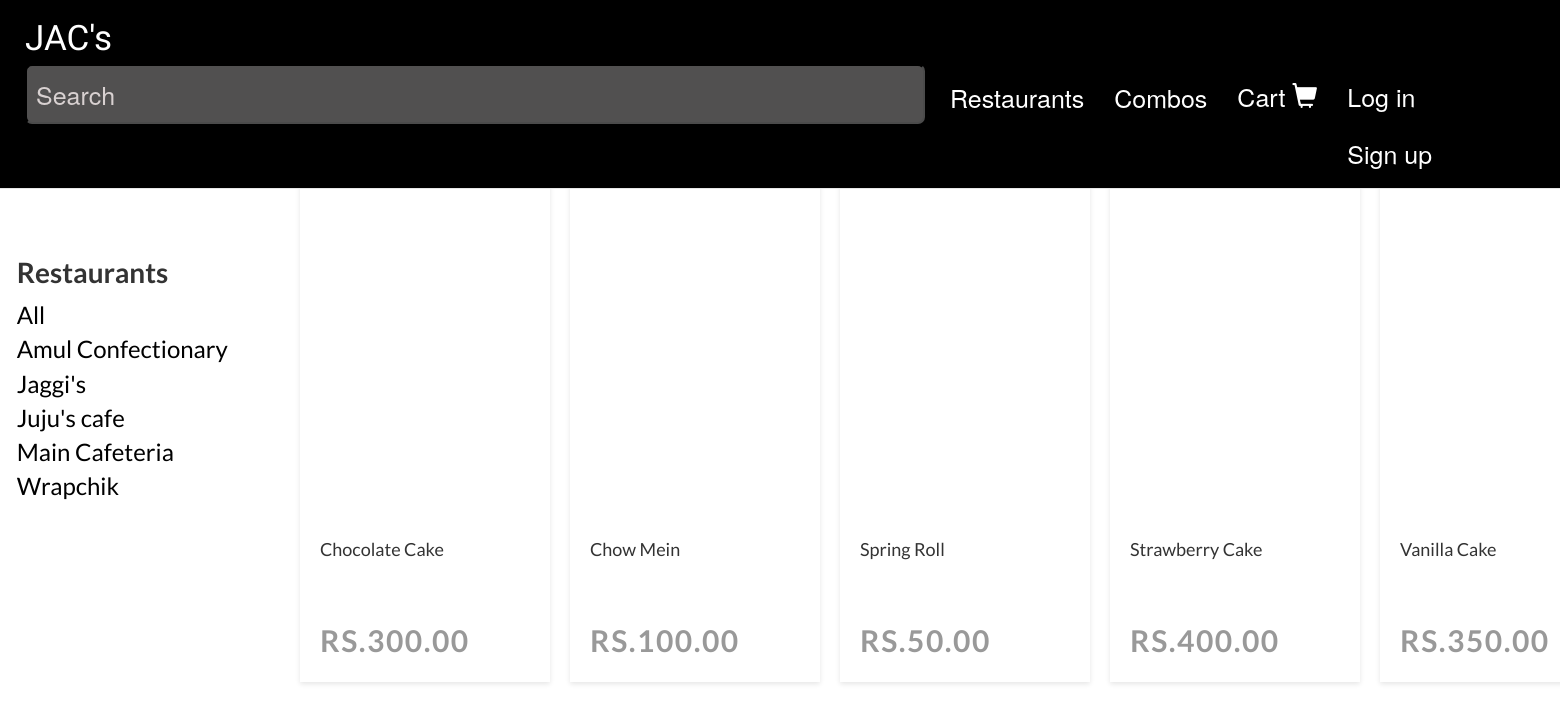
Page /list/ on the committed database.
### shops/models.py (models this page shows, shortened)
class Product(models.Model):
    category = models.ForeignKey(Category, related_name='products', on_delete=models.CASCADE)
    name = models.CharField(max_length=100, db_index=True)
    slug = models.SlugField(max_length=100, db_index=True)
    description = models.TextField(blank=True)
    price = models.DecimalField(max_digits=10, decimal_places=2)
    available = models.BooleanField(default=True)
    stock = models.PositiveIntegerField()
    created_at = models.DateTimeField(auto_now_add=True)
    updated_at = models.DateTimeField(auto_now=True)
    image = models.ImageField(upload_to='products/%Y/%m/%d', blank=True)
    no_of_views = models.IntegerField(default=0)
    class Meta:
        ordering = ('name', )
        index_together = (('id', 'slug'),)
    def get_absolute_url(self):
        return reverse('shop:product_detail', args=[self.id, self.slug])

class Category(models.Model):
    name = models.CharField(max_length=150, db_index=True)
    slug = models.SlugField(max_length=150, unique=True ,db_index=True)
    created_at = models.DateTimeField(auto_now_add=True)
    updated_at = models.DateTimeField(auto_now=True)
    class Meta:
        ordering = ('name', )
        verbose_name = 'category'
        verbose_name_plural = 'categories'
    def get_absolute_url(self):
        return reverse('shop:product_list_by_category', args=[self.slug])

### shops/views.py (the view)
# urls.py: path('list/',views.product_list,name='product_list'),
def product_list(request, category_slug=None):
    category = None
    categories = Category.objects.all()
    products = Product.objects.filter(available=True)
    if category_slug:
        category = get_object_or_404(Category, slug=category_slug)
        products = Product.objects.filter(category=category)
    search_term = ''
    if 'search' in request.GET:
        products = Product.objects.all()
        products = products.filter(Q(name__icontains=search_term)| Q(category__name__icontains=search_term)| Q(description__icontains=search_term))
        search_term = request.GET['search']
        if 'pop' in request.GET:
            products = products.order_by('-no_of_views')
        if 'priceasc' in request.GET:
            products = products.order_by('price')
        if 'pricedesc' in request.GET:
            products = products.order_by('-price')
        context={
            'products': products,
            'search_term': search_term
        }
        return render(request, 'product-list.html', context)
    else:
        if 'pop' in request.GET:
            products= products.order_by('-no_of_views')
        if 'priceasc' in request.GET:
            products = products.order_by('price')
        if 'pricedesc' in request.GET:
            products = products.order_by('-price')
        context = {
            'category': category,
            'categories': categories,
            'products': products,
        }
        return render(request, 'product-list.html', context)

### cart/context_processors.py (called while the page is built)
def cart(request):
    return {'cart': Cart(request)}

### shops/templates/product-list.html (shortened to what this page needs)
{% extends 'base.html' %}
{% load static %}
{% block content %}
<head>
<link rel="stylesheet" href="https://maxcdn.bootstrapcdn.com/bootstrap/3.4.0/css/bootstrap.min.css">
 <link rel="stylesheet" href="{% static 'shops/css/productlistcss.css'%}">
</head>
<br/><br/><br/><br/><br/><br/>
<div class="filters">
<ul style="margin-left: 260px;font-size: 20px; color: black; font-family:lato;">
   <a href="?pop=True"> <li style="display: inline;font-size: 20px; color: black; font-family:lato;">Popularity</li></a>|
   <a href="?priceasc=True"> <li style="display: inline;font-size: 20px;color: black; font-family:lato;">Price-Low To High</li></a>|
   <a href="?pricedesc=True"><li style="display: inline;font-size: 20px;color: black;font-family:lato;">Price-High To Low</li></a>
</ul>
<div style="margin-top:-20px;">
</div>
</div>
{% if products %}
 <div class="band card product-details" style="margin-left: 300px; width: 300px; text-decoration: none;">
  {% for product in products %}
  <div class="item-3">
    <a class="card1" href="{{product.get_absolute_url}}"  style="text-decoration: none;">
      <div class="thumb" style="background: url('{{ product.image.url }}');background-size: cover;background-position: center top; width:250px; height:350px;"></div>
      <article>
        <h1 style="font-family: lato; font-size: 18px;">{{ product.name }}</h1>
        <span style="font-family:lato; font-size:30px; font-weight: bold;">Rs.{{ product.price }}</span>
      </article>
    </a>
  </div>
 {% endfor %}
</div>
{% else %}
    <h1 style="font-family:lato; font-size:30px;">No Result Found</h1>
{% endif %}
    <div style="margin-top: -450px;position: relative;margin-left: -140px;">
        <div class="col-sm-3 col-sm-offset-1 blog-sidebar">
          <div class="sidebar-module">
            <h4 style="font-family:lato; font-size:28px; font-weight:bold;">Restaurants</h4>
            <ol class="list-unstyled">
              <li {% if not category %} class="active"{% endif %}><a href="{% url 'shop:product_list' %}" style="font-family:lato; font-size:24px; color: black; ">All</a></li>
            {% for c in categories %}
              <li {% if category.slug == c.slug %} class="active"{% endif %}>
                  <a href="{{ c.get_absolute_url }}" style="font-family:lato; font-size:24px; color: black; ">{{ c.name }}</a>
              </li>
            {% endfor %}
            </ol>
          </div>
        </div>
<br/><br/>
     </div>
{% endblock %}

### shops/templates/base.html (shortened to what this page needs)
{% load static %}
<html lang="en">
<head>
    <link rel="stylesheet" href="{% static 'shops/css/bootstrap.min.css' %}">
    <link rel="stylesheet" href="{% static 'shops/css/styles.css' %}">
</head>
<body>
{% include 'navbar.html' %}
{% block content %}
{% endblock %}
</body>
</html>

### shops/templates/navbar.html (shortened to what this page needs)
{% load static %}
<head>
    <link rel="stylesheet" href="https://maxcdn.bootstrapcdn.com/bootstrap/3.4.0/css/bootstrap.min.css">
    <link rel="stylesheet" type="text/css" href="{% static 'shops/css/searchbar.css' %}">
  </head>
  <nav class="navbar navbar-default navbar-fixed-top" role="navigation" style="margin-bottom: 0px; background-color: black; padding: 10px;">
    <div class="container-fluid">
        <div class="navbar-header">
      <a class="navbar-brand" href="{% url 'shop:home' %}" style="color: rgba(245, 234, 234, 0.979); font-size: 35px; margin-top: 4px; color: white; font-family: 'Vidaloka', serif;">JAC's</a>
    </div>
    <div class="collapse navbar-collapse" id="bs-example-navbar-collapse-1" >
      <ul class="nav navbar-nav navbar-right" style="margin-right: 60px; ">
          <li style="margin-top: 0px; margin-right: 10px; margin-bottom: 0px;">
          <form style="color: white;">
              <input placeholder=" Search" type="search" name="search" style="opacity:0.9; height: 60px; width: 900px; color: rgba(255, 255, 255, 0.945); font-size: 25px; border-radius: 7px; background-color: rgb(90, 89, 89); border-color: black;">
          </form></li>
            <li>
            <a href="{% url 'tendor_list' %}" style="font-size: 25px; color: white; margin-top: 8px;">
            Restaurants
           </a>
            <li>
            <a href="{% url 'serv-list' %}" style="font-size: 25px; color: white; margin-top: 8px;">
            Combos
           </a>
          </li>
          </li>
          <li>
            <a href="{% url 'cart:cart_detail' %}" style="font-size: 25px; color: white; margin-top: 4px;">
            Cart
            <span class="glyphicon glyphicon-shopping-cart"></span>
           </a>
          </li>
        <li class="dropdown" style="font-size: 18px;text-decoration: none; color: white;">
            {% if request.user.is_authenticated %}
          <a href="#" class="dropdown-toggle" data-toggle="dropdown" style="color: white; font-size: 25px; margin-top: 5px;">{{ request.user.username }}<b class="caret"></b></a>
          <ul class="dropdown-menu" style="font-size: 20px; color: black; ">
            <li><a href="{% url 'myprofile' %}">My Profile</a></li>
            <li><a href="{% url 'orders:myorders' %}">My Orders</a> </li>
            <li><a href="{% url 'logout' %}">Logout</a></li>
              {% else %}
            <li><a href="{% url 'login' %}" style="color: white; font-size: 25px; margin-top: 7px;">Log in</a></li>
          <li><a href="{% url 'presignup' %}" style="color: white; font-size: 25px; margin-top: 7px">Sign up</a></li>
          </ul>
          {% endif %}
    </div>
    </div>
  </nav>

### shops/static/shops/css/styles.css (style rules this page uses)
.sidebar-module { padding: 15px; margin: 0 -15px 15px; }

### shops/static/shops/css/searchbar.css (style rules this page uses)
::placeholder { color: rgb(240, 232, 232); }

### shops/static/shops/css/productlistcss.css (style rules this page uses)
.band { width: 90%; max-width: 1240px; margin: 0 auto; display: grid; grid-template-columns: 1fr; grid-template-rows: auto; grid-gap: 20px; text-decoration: none; }
@media (min-width: 30em) { .band { grid-template-columns: 1fr 1fr; } }
@media (min-width: 60em) { .band { grid-template-columns: repeat(5, 1fr); } }
.card1 { background: white; text-decoration: none; color: #444; box-shadow: 0 2px 5px rgba(0, 0, 0, 0.1); display: flex; flex-direction: column; min-height: 100%; position: relative; top: 0; transition: all .1s ease-in; }
.card1 article { padding: 20px; flex: 1; display: flex; flex-direction: column; justify-content: space-between; }
.card1 h1 { font-size: 20px; margin: 0; color: #333; }
.card1 span { font-size: 12px; font-weight: bold; color: #999; text-transform: uppercase; letter-spacing: .05em; margin: 2em 0 0 0; }
.card1 .thumb { padding-bottom: 60%; background-size: cover; background-position: center top; width:300px; height: 200px; }

### rows in the picture
Product: name "Chocolate Cake", price "300.00"
Product: name "Chow Mein", price "100.00"
Product: name "Spring Roll", price "50.00"
Product: name "Strawberry Cake", price "400.00"
Product: name "Vanilla Cake", price "350.00"
Category: name "Amul Confectionary"
Category: name "Jaggi's"
Category: name "Juju's cafe"
Category: name "Main Cafeteria"
Category: name "Wrapchik"
